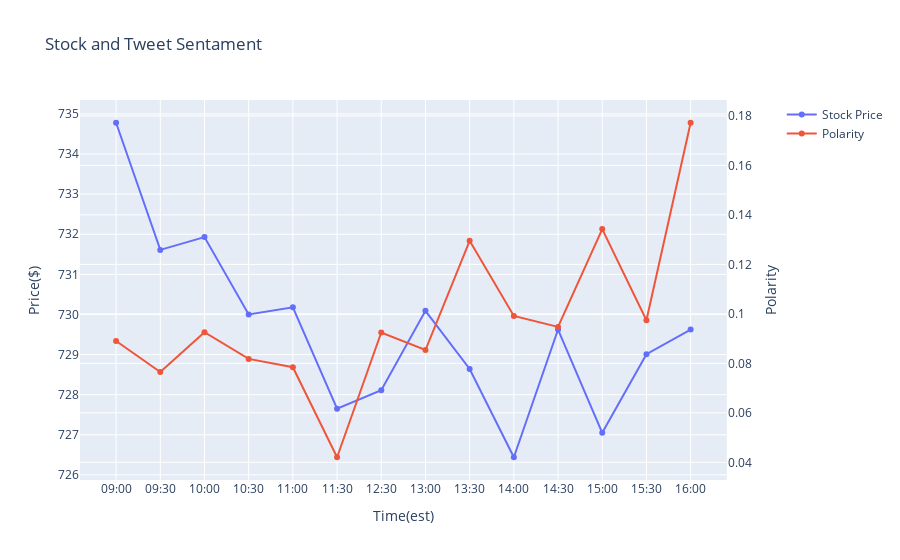

Write notebook code for a chart like this one.
### Code cell
fig = make_subplots(specs=[[{"secondary_y": True}]])
fig.add_trace(
    go.Scatter(x=dfstock['time'], y=dfstock['last'], name="Stock Price"),
    secondary_y=False,
)
fig.add_trace(
    go.Scatter(x=dfstock['time'], y=dfstock['avg_polarity'], name="Polarity"),
    secondary_y=True,
)
# Add figure title
fig.update_layout(
    title_text="Stock and Tweet Sentament"
)

# Set x-axis title
fig.update_xaxes(title_text="Time(est)")

# Set y-axes titles
fig.update_yaxes(title_text="Price($)", secondary_y=False)
fig.update_yaxes(title_text="Polarity", secondary_y=True)

fig.show()

### Figure 1 — Plotly figure (JSON) as saved in the notebook; plotly's stock layout.template omitted (floating-point values rounded to 4 significant figures)
{"data": [{"name": "Stock Price", "type": "scatter", "x": ["09:00", "09:30", "10:00", "10:30", "11:00", "11:30", "12:30", "13:00", "13:30", "14:00", "14:30", "15:00", "15:30", "16:00"], "xaxis": "x", "y": [734.8, 731.6, 731.9, 730, 730.2, 727.6, 728.1, 730.1, 728.6, 726.4, 729.6, 727.0, 729.0, 729.6], "yaxis": "y"}, {"name": "Polarity", "type": "scatter", "x": ["09:00", "09:30", "10:00", "10:30", "11:00", "11:30", "12:30", "13:00", "13:30", "14:00", "14:30", "15:00", "15:30", "16:00"], "xaxis": "x", "y": [0.08905, 0.07651, 0.0926, 0.08179, 0.07843, 0.04205, 0.09246, 0.08538, 0.1295, 0.09914, 0.09473, 0.1343, 0.09743, 0.1772], "yaxis": "y2"}], "layout": {"title": {"text": "Stock and Tweet Sentament"}, "xaxis": {"anchor": "y", "domain": [0, 0.94], "title": {"text": "Time(est)"}}, "yaxis": {"anchor": "x", "domain": [0, 1], "title": {"text": "Price($)"}}, "yaxis2": {"anchor": "x", "overlaying": "y", "side": "right", "title": {"text": "Polarity"}}}}
